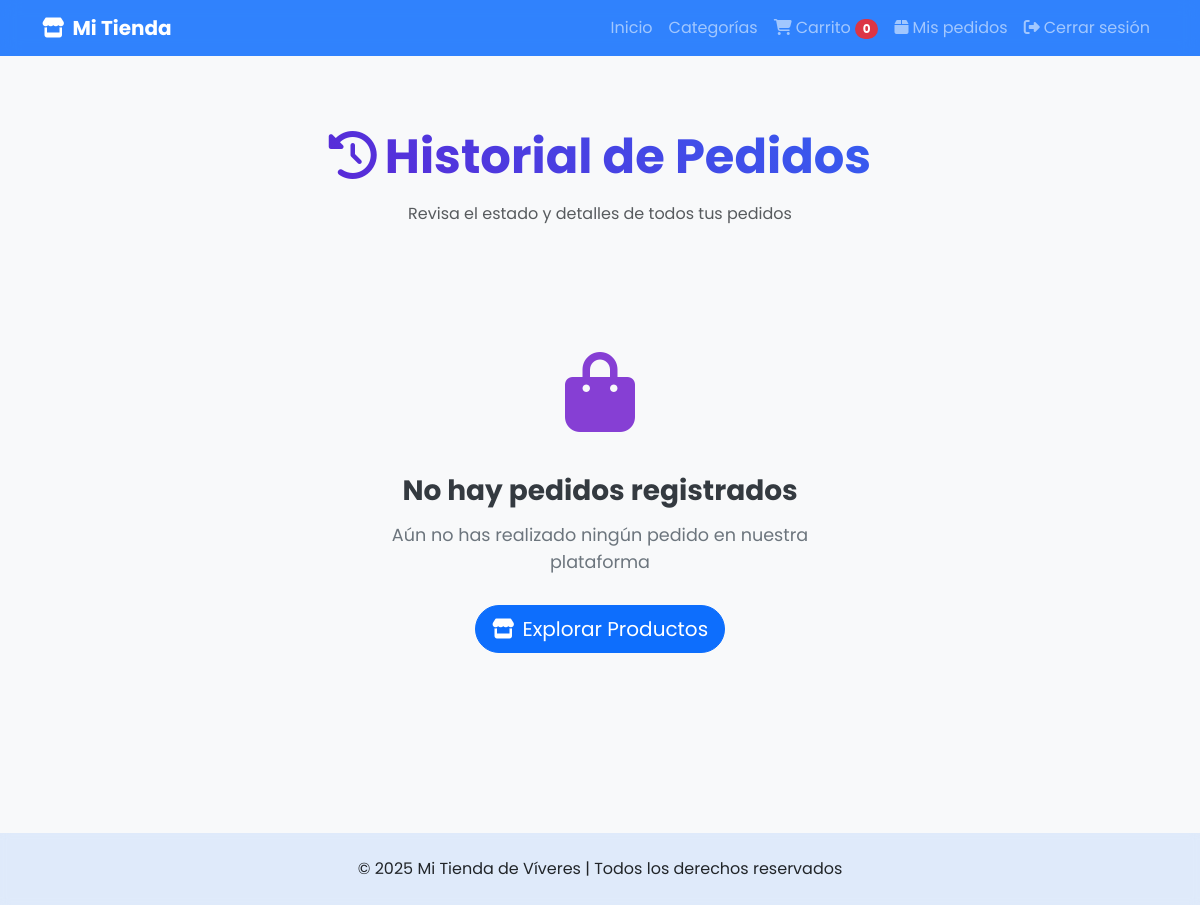
The page /detalle-pedido/historial (signed in) on the database as committed earlier.
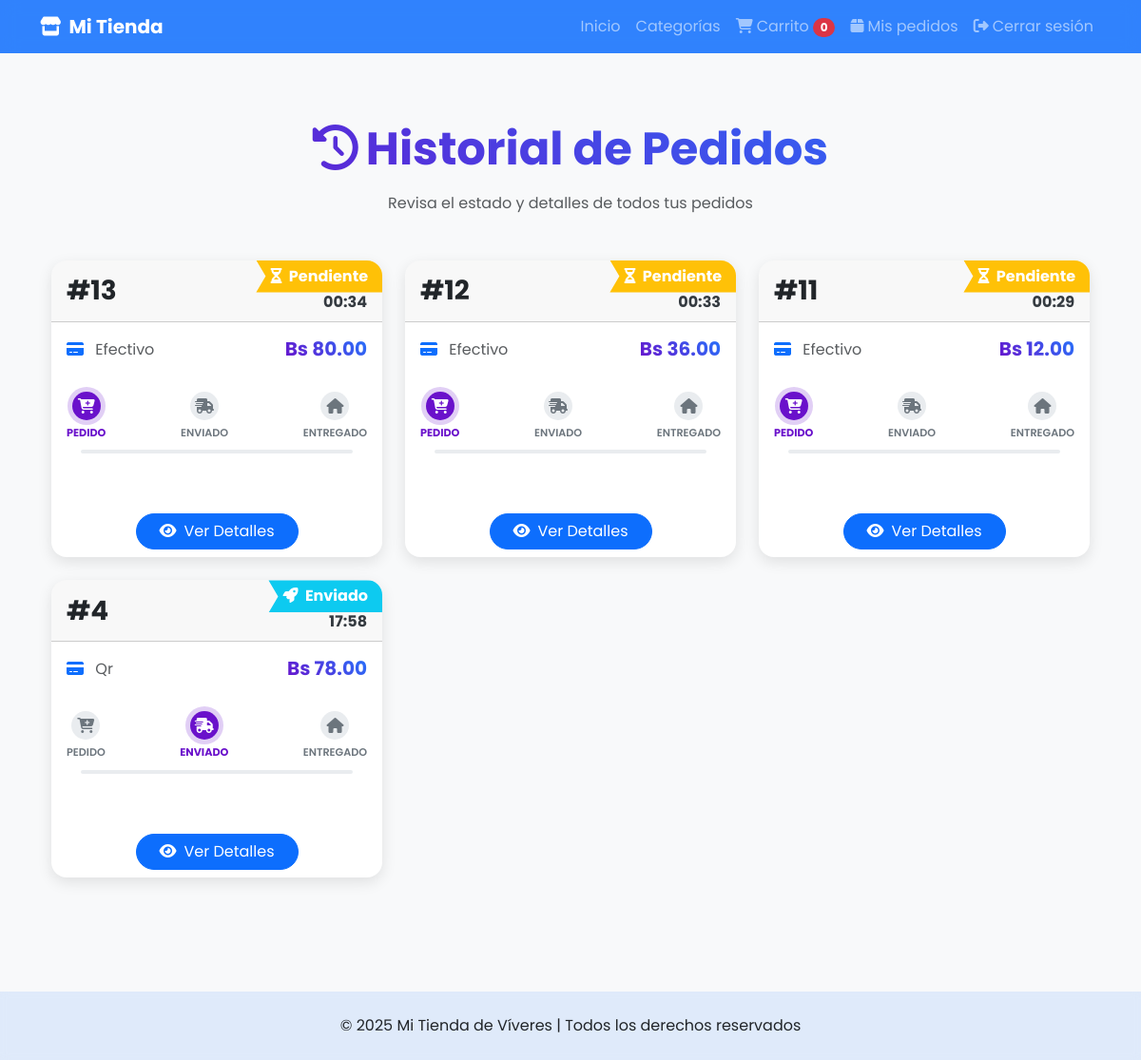
The same page on the database as committed later.
### models/pedido.py (models this page shows, shortened)
class Pedido(db.Model):
    __tablename__ = 'pedidos'
    id = db.Column(db.Integer, primary_key=True)
    usuario_id = db.Column(db.Integer, db.ForeignKey('usuarios.id'), nullable=False)
    usuario = db.relationship('Usuario', backref='pedidos')
    fecha = db.Column(db.DateTime, default=datetime.utcnow)
    total = db.Column(db.Float, nullable=False)
    estado = db.Column(db.String(20), default='pendiente')  # pendiente, confirmado, enviado, entregado, cancelado
    metodo_pago = db.Column(db.String(50))  # 'efectivo', 'tarjeta', etc.
    direccion_id = db.Column(db.Integer, db.ForeignKey('direcciones.id'))
    direccion = db.relationship('Direccion', backref='pedidos')
    detalles = db.relationship('DetallePedido', backref='pedido', lazy=True)

### controllers/detalle_pedido_controller.py (the view)
@detalle_pedido_bp.route('/historial')
def historial_cliente():
    if session.get('rol') != 'cliente' or 'id' not in session:
        flash('Debes iniciar sesión para ver tus pedidos.', 'danger')
        return redirect(url_for('usuario.login'))
    pedidos = Pedido.query.filter_by(usuario_id=session['id']).order_by(Pedido.fecha.desc()).all()
    return render_template('cliente/historial_pedidos.html', pedidos=pedidos)

### app.py (called while the page is built)
@app.context_processor
def inject_active_path():
    def is_active(path):
        return 'active' if request.path == path else ''
    return dict(is_active=is_active)

@app.context_processor
def cantidad_carrito():
    def contar_productos():
        if session.get('rol') == 'cliente' and session.get('id'):
            items = Carrito.query.filter_by(usuario_id=session['id']).all()
            return len(items)
        return 0
    return dict(cantidad_en_carrito=contar_productos())

### templates/cliente/historial_pedidos.html (shortened to what this page needs)
{% extends 'base_cliente.html' %}
{% block content %}
<div class="container my-5">
  <div class="text-center mb-5">
    <h2 class="display-5 fw-bold mb-3 gradient-text">
      <i class="fas fa-history me-2"></i>Historial de Pedidos
    </h2>
    <p class="text-muted">Revisa el estado y detalles de todos tus pedidos</p>
  </div>
  {% if pedidos %}
  <div class="row row-cols-1 row-cols-md-2 row-cols-lg-3 g-4 mb-5">
    {% for pedido in pedidos %}
    <div class="col">
      <div class="card h-100 border-0 rounded-4 overflow-hidden shadow-hover">
        <div class="card-header position-relative">
          <div class="status-ribbon
            {% if pedido.estado == 'pendiente' %}bg-warning
            {% elif pedido.estado == 'enviado' %}bg-info
            {% elif pedido.estado == 'entregado' %}bg-success
            {% else %}bg-danger{% endif %}">
            {% if pedido.estado == 'pendiente' %}
              <i class="fas fa-hourglass-half me-1"></i>
            {% elif pedido.estado == 'enviado' %}
              <i class="fas fa-rocket me-1"></i>
            {% elif pedido.estado == 'entregado' %}
              <i class="fas fa-check-circle me-1"></i>
            {% else %}
              <i class="fas fa-exclamation-triangle me-1"></i>
            {% endif %}
            {{ pedido.estado|capitalize }}
          </div>
          <div class="d-flex justify-content-between align-items-center">
            <h3 class="card-title mb-0 fw-bold">#{{ pedido.id }}</h3>
            <div class="order-date text-end">
              <small class="text-muted">{{ pedido.fecha.strftime('%d/%m/%Y') }}</small>
              <div class="time">{{ pedido.fecha.strftime('%H:%M') }}</div>
            </div>
          </div>
        </div>
        <div class="card-body">
          <div class="d-flex justify-content-between align-items-center mb-3">
            <div class="payment-method">
              <i class="fas fa-credit-card me-2 text-primary"></i>
              <span class="text-muted">{{ pedido.metodo_pago|capitalize }}</span>
            </div>
            <div class="total-amount">
              <span class="h5 fw-bold text-gradient">Bs {{ '%.2f'|format(pedido.total) }}</span>
            </div>
          </div>
          <div class="progress-container mb-4">
            <div class="progress-steps">
              <div class="step {% if pedido.estado == 'pendiente' %}active{% endif %}">
                <div class="step-icon"><i class="fas fa-cart-plus"></i></div>
                <div class="step-label">Pedido</div>
              </div>
              <div class="step {% if pedido.estado == 'enviado' %}active{% endif %}">
                <div class="step-icon"><i class="fas fa-shipping-fast"></i></div>
                <div class="step-label">Enviado</div>
              </div>
              <div class="step {% if pedido.estado == 'entregado' %}active{% endif %}">
                <div class="step-icon"><i class="fas fa-home"></i></div>
                <div class="step-label">Entregado</div>
              </div>
            </div>
            <div class="progress-bar">
            </div>
          </div>
        </div>
        <div class="card-footer bg-transparent border-0 text-center">
          <a href="{{ url_for('detalle_pedido.detalle_cliente', pedido_id=pedido.id) }}"
             class="btn btn-primary rounded-pill px-4 btn-hover-effect">
            <i class="fas fa-eye me-2"></i>Ver Detalles
          </a>
        </div>
      </div>
    </div>
    {% endfor %}
  </div>
  {% else %}
  <div class="empty-state">
    <div class="empty-state-icon">
      <i class="fas fa-shopping-bag"></i>
    </div>
    <h3 class="empty-state-title">No hay pedidos registrados</h3>
    <p class="empty-state-description">Aún no has realizado ningún pedido en nuestra plataforma</p>
    <a href="{{ url_for('cliente.inicio') }}" class="btn btn-primary btn-lg rounded-pill glow-on-hover">
      <i class="fas fa-store me-2"></i>Explorar Productos
    </a>
  </div>
  {% endif %}
</div>
{% endblock %}

### templates/base_cliente.html (shortened to what this page needs)
<!DOCTYPE html>
<html lang="es">
<head>
  <link href="https://cdn.jsdelivr.net/npm/bootstrap@5.3.3/dist/css/bootstrap.min.css" rel="stylesheet" />
  <link rel="stylesheet" href="https://cdnjs.cloudflare.com/ajax/libs/animate.css/4.1.1/animate.min.css"/>
  <link href="https://unpkg.com/aos@2.3.1/dist/aos.css" rel="stylesheet">
  <link rel="stylesheet" href="https://cdnjs.cloudflare.com/ajax/libs/hover.css/2.3.1/css/hover-min.css">
  <link rel="stylesheet" href="https://cdnjs.cloudflare.com/ajax/libs/font-awesome/6.4.0/css/all.min.css">
  <link rel="stylesheet" href="https://unpkg.com/leaflet/dist/leaflet.css" />
</head>
<body>
  <nav class="navbar navbar-expand-lg navbar-dark bg-primary" data-aos="fade-down">
    <div class="container">
      <a class="navbar-brand fw-bold" href="{{ url_for('cliente.inicio') }}">
        <i class="fas fa-store me-2"></i>Mi Tienda
      </a>
      <div class="collapse navbar-collapse" id="clienteNavbar">
        <ul class="navbar-nav ms-auto">
          <li class="nav-item" data-aos="fade-left" data-aos-delay="100">
            <a class="nav-link hvr-underline-from-center" href="{{ url_for('cliente.inicio') }}">Inicio</a>
          </li>
          <li class="nav-item" data-aos="fade-left" data-aos-delay="200">
            <a class="nav-link hvr-underline-from-center" href="#">Categorías</a>
          </li>
          <li class="nav-item" data-aos="fade-left" data-aos-delay="300">
            <a class="nav-link hvr-underline-from-center" href="{{ url_for('carrito.index') }}">
              <i class="fas fa-shopping-cart me-1"></i>Carrito
              <span class="badge bg-danger rounded-pill cart-counter">
                {{ cantidad_en_carrito }}
              </span>
            </a>
          </li>
          <li class="nav-item" data-aos="fade-left" data-aos-delay="350">
            <a class="nav-link hvr-underline-from-center" href="{{ url_for('detalle_pedido.historial_cliente') }}">
              <i class="fas fa-box me-1"></i>Mis pedidos
            </a>
          </li>
          <li class="nav-item" data-aos="fade-left" data-aos-delay="400">
            <a class="nav-link hvr-grow" href="{{ url_for('usuario.login') }}">
              <i class="fas fa-sign-out-alt me-1"></i>Cerrar sesión
            </a>
          </li>
        </ul>
      </div>
    </div>
  </nav>
  <div class="container py-4">
    {% block content %}{% endblock %}
  </div>
  <footer class="py-4 mt-5" data-aos="fade-up" style="background: rgba(13, 110, 253, 0.1); backdrop-filter: blur(5px);">
    <div class="container text-center">
      <p class="mb-0 animate__animated animate__fadeIn">
        © 2025 Mi Tienda de Víveres | Todos los derechos reservados
      </p>
    </div>
  </footer>
</body>
</html>

### templates/base_cliente.html (style rules this page uses)
body { font-family: 'Poppins', sans-serif; background-color: #f8f9fa; }
.navbar { background: rgba(13, 110, 253, 0.85) !important; backdrop-filter: blur(10px); -webkit-backdrop-filter: blur(10px); }

### templates/cliente/historial_pedidos.html (style rules this page uses)
.gradient-text { background: linear-gradient(45deg, #6a11cb 0%, #2575fc 100%); -webkit-background-clip: text; background-clip: text; color: transparent; }
.shadow-hover { transition: all 0.3s ease; box-shadow: 0 5px 15px rgba(0,0,0,0.1); }
.status-ribbon { position: absolute; top: 0; right: 0; padding: 5px 15px; color: white; font-weight: bold; clip-path: polygon(0 0, 100% 0, 100% 100%, 0 100%, 10px 50%); }
.text-gradient { background: linear-gradient(45deg, #6a11cb 0%, #2575fc 100%); -webkit-background-clip: text; background-clip: text; color: transparent; }
.progress-container { padding: 15px 0; }
.progress-steps { display: flex; justify-content: space-between; position: relative; margin-bottom: 10px; }
.step { display: flex; flex-direction: column; align-items: center; z-index: 2; }
.step-icon { width: 30px; height: 30px; border-radius: 50%; background: #e9ecef; display: flex; align-items: center; justify-content: center; margin-bottom: 5px; color: #6c757d; }
.step.active .step-icon { background: #6a11cb; color: white; box-shadow: 0 0 0 5px rgba(106, 17, 203, 0.2); }
.step-label { font-size: 0.7rem; color: #6c757d; text-transform: uppercase; font-weight: 600; }
.step.active .step-label { color: #6a11cb; font-weight: bold; }
.progress-bar { height: 4px; background: #e9ecef; border-radius: 2px; position: relative; margin: 0 15px; }
.btn-hover-effect { transition: all 0.3s ease; }
.order-date .time { font-weight: bold; color: #343a40; }

Rows that differ between the two databases and show on the page:
added Pedido: estado "Pendiente", id "13", fecha "00:34", metodo_pago "Efectivo"
added Pedido: estado "Pendiente", id "12", fecha "00:33", metodo_pago "Efectivo"
added Pedido: estado "Pendiente", id "11", fecha "00:29", metodo_pago "Efectivo"
added Pedido: estado "Enviado", id "4", fecha "17:58", metodo_pago "Qr"
Other text that changed with them:
text no longer shown: "No hay pedidos registrados Aún no has realizado ningún pedido en nuestra plataforma Explorar Productos"
